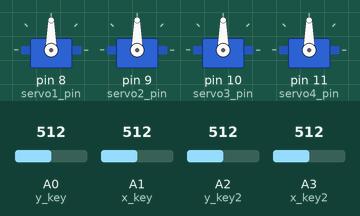
Simulated run of this sketch. Board: Arduino Uno, built with avr-gcc and run on an emulated ATmega328P. Shown: 4 × servo. Inputs (shaded band) come from the test bench; at power-on: A0 (y_key) = 512, A1 (x_key) = 512, A2 (y_key2) = 512, A3 (x_key2) = 512.

Above: at 1.2 s.
1.3 s: A0 (y_key) set to 689
2.8 s: A0 (y_key) set to 719
At 2.81 s:
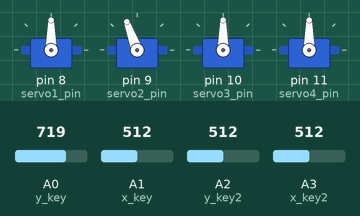
At 4.2 s:
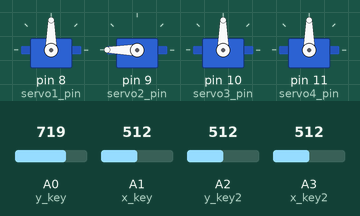
4.6 s: A1 (x_key) set to 683
6.1 s: A1 (x_key) set to 716
At 6.7 s:
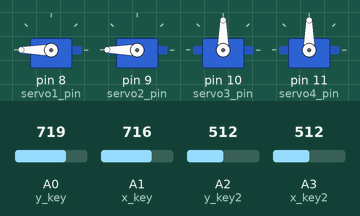
7.9 s: A2 (y_key2) set to 691
9.4 s: A2 (y_key2) set to 713
At 10.4 s:
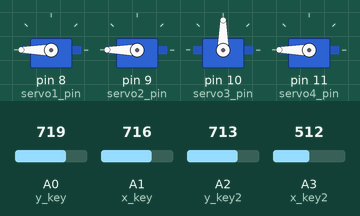
Timing chart, 0 to 12.2 s (numbered marks = the images above; inputs shaded):
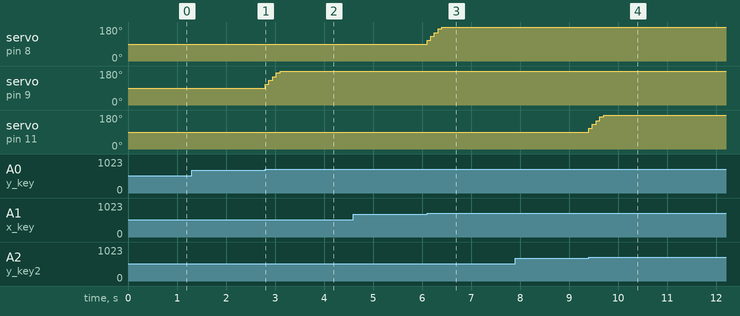

Measured:
- the behaviour switches between 700 and 701 on A0 (y_key) (found by bisection; images 0 and 1)
- the behaviour switches between 700 and 701 on A1 (x_key) (found by bisection; images 2 and 3)
- the behaviour switches between 700 and 701 on A2 (y_key2) (found by bisection; images 3 and 4)
- after the input at 1.3 s, every drawn part: stays the same
- after the input at 2.8 s, servo on pin 9 (servo2_pin): moves from 90° to 180° over 0.30 s, starting at once
- after the input at 4.6 s, every drawn part: stays the same
- after the input at 6.1 s, servo on pin 8 (servo1_pin): moves from 90° to 180° over 0.30 s, starting at once
- after the input at 7.9 s, every drawn part: stays the same
- after the input at 9.4 s, servo on pin 11 (servo4_pin): moves from 90° to 180° over 0.30 s, starting at once

The sketch:

meARM-koodi.ino
```cpp
#include <Servo.h>
Servo servo1;
Servo servo2;
Servo servo3;
Servo servo4;
int x_key = A1;
int y_key = A0;
int x_key2 = A3;
int y_key2 = A2;
int x_pos;
int y_pos;
int x_pos2;
int y_pos2;
int servo1_pin = 8;
int servo2_pin = 9;
int servo3_pin = 10;
int servo4_pin = 11;
int initial_position = 90;
int initial_position1 = 90;
int initial_position2 = 90;
int initial_position3 = 90;
void setup ( ) {
  Serial.begin (9600) ;
  servo1.attach (servo1_pin ) ;
  servo2.attach (servo2_pin ) ;
  servo3.attach (servo3_pin ) ;
  servo4.attach (servo4_pin ) ;
  servo1.write (initial_position);
  servo2.write (initial_position1);
  servo3.write (initial_position2);
  servo4.write (initial_position3);
  pinMode (x_key, INPUT) ;
  pinMode (y_key, INPUT) ;
  pinMode (x_key2, INPUT) ;
  pinMode (y_key2, INPUT) ;
}

void loop ( ) {
  x_pos = analogRead (x_key) ;
  y_pos = analogRead (y_key) ;
  x_pos2 = analogRead (x_key2) ;
  y_pos2 = analogRead (y_key2) ;

  if (x_pos < 300) {
    if (initial_position < 10) { } else {
      initial_position = initial_position - 20;
      servo1.write ( initial_position ) ;
      delay (75) ;
    }
  } if (x_pos > 700) {
    if (initial_position > 180)
    {
    }
    else {
      initial_position = initial_position + 20;
      servo1.write ( initial_position ) ;
      delay (75) ;
    }
  }

  if (y_pos < 300) {
    if (initial_position1 < 10) { } else {
      initial_position1 = initial_position1 - 20;
      servo2.write ( initial_position1 ) ;
      delay (75) ;
    }
  } if (y_pos > 700) {
    if (initial_position1 > 180)
    {
    }
    else {
      initial_position1 = initial_position1 + 20;
      servo2.write ( initial_position1 ) ;
      delay (75) ;
    }
  }

  if (x_pos2 < 300) {
    if (initial_position2 < 10) { } else {
      initial_position2 = initial_position2 - 20;
      servo3.write ( initial_position2 ) ;
      delay (75) ;
    }
  } if (x_pos2 > 700) {
    if (initial_position2 > 180)
    {
    }
    else {
      initial_position2 = initial_position2 + 20;
      servo3.write ( initial_position2 ) ;
      delay (75) ;
    }
  }

  if (y_pos2 < 300) {
    if (initial_position3 < 10) { } else {
      initial_position3 = initial_position3 - 20;
      servo4.write ( initial_position3 ) ;
      delay (75) ;
    }
  }

  if (y_pos2 > 700) {
    if (initial_position3 > 180)
    {
    }
    else {
      initial_position3 = initial_position3 + 20;
      servo4.write ( initial_position3 ) ;
      delay (75) ;
    }
  }
}
```
